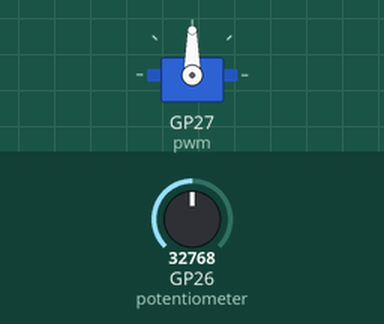
Recording of a program running on a simulated Raspberry Pi Pico running CircuitPython. On the bench: servo. Inputs (shaded band) come from the test bench; at power-on: GP26 (potentiometer) = 32768 (analog values on the 0–65535 scale).

Above: at 1.2 s.
1.3 s: GP26 (potentiometer) set to 45874
At 1.9 s:
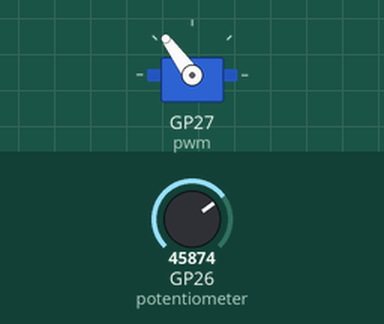
2.8 s: GP26 (potentiometer) set to 57670
At 4.0 s:
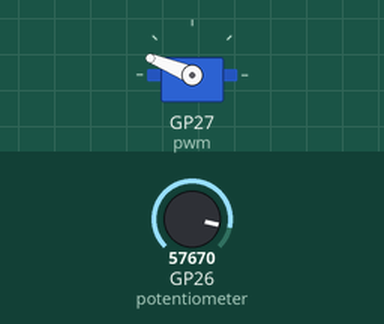
4.3 s: GP26 (potentiometer) set to 65535
At 5.4 s:
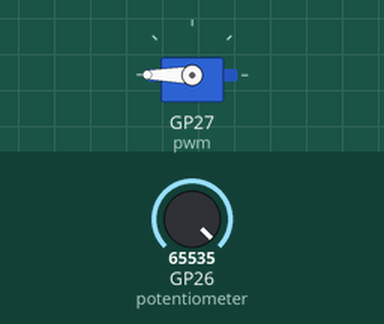
5.8 s: GP26 (potentiometer) set to 19660
At 6.5 s:
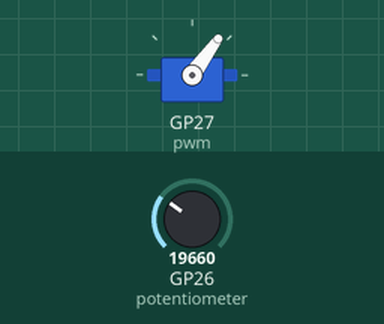
7.3 s: GP26 (potentiometer) set to 7864
At 7.6 s:
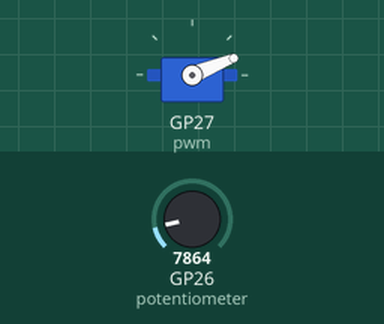
8.8 s: GP26 (potentiometer) set to 32767
At 10.0 s:
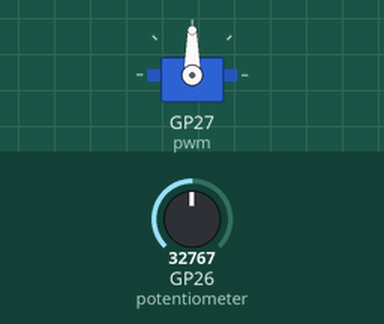
Timing chart, 0 to 11.3 s (numbered marks = the images above; inputs shaded):
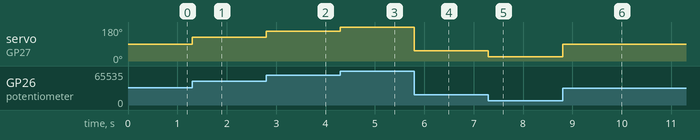

Measured:
- after the input at 1.3 s, servo on GP27 (pwm): 90° → 126° at once
- after the input at 2.8 s, servo on GP27 (pwm): 126° → 158° at once
- after the input at 4.3 s, servo on GP27 (pwm): 158° → 180° at once
- after the input at 5.8 s, servo on GP27 (pwm): 180° → 54° at once
- after the input at 7.3 s, servo on GP27 (pwm): 54° → 22° at once
- after the input at 8.8 s, servo on GP27 (pwm): 22° → 90° at once

The program:

main.py
```python
"""
Created by Ihor Chernyshev
Created on Apr 2025
This program controls servo through potentiometer
"""

import time
import board
import analogio
import pwmio
from adafruit_motor import servo

# setup
potentiometer = analogio.AnalogIn(board.GP26)
pwm = pwmio.PWMOut(board.A1, duty_cycle=2 ** 15, frequency=50)

# Create a servo object, my_servo
my_servo = servo.Servo(pwm)

# This variable helps calculate exact angle at which servo should go
angle_val = const(365)

while True:
    potentiometer_val = potentiometer.value / angle_val
    my_servo.angle = potentiometer_val
```
